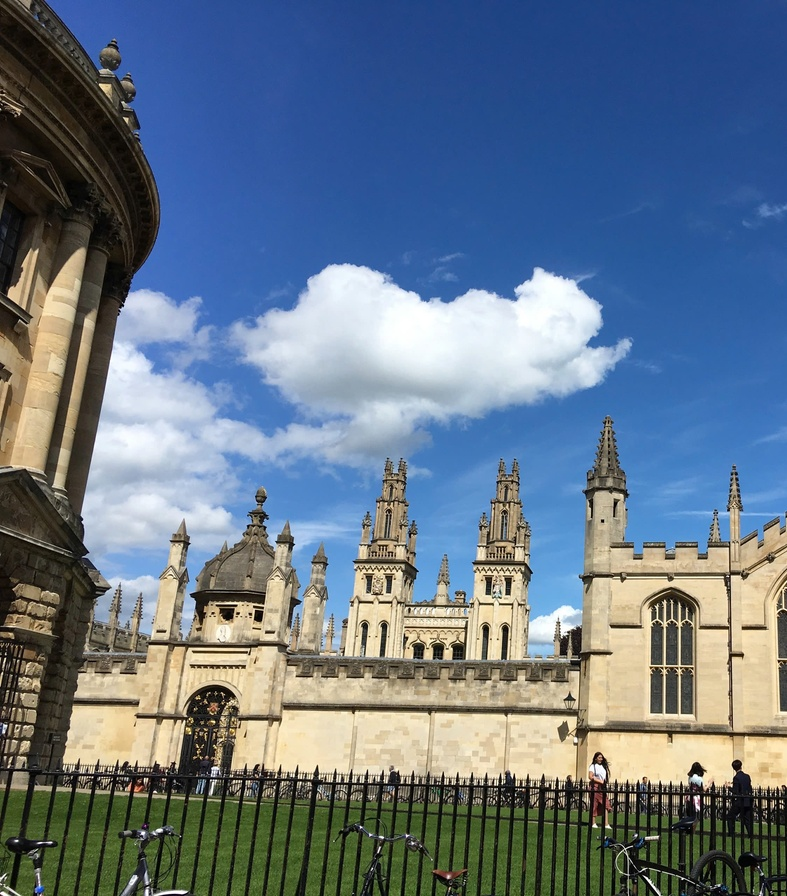
#> input picture lab5/image1.jpeg, 787 x 896 px, shrunk from 2248 x 2560 before the run
$ jupyter execute Nguyen_Vinh_Nghi_CE182108_CPV301_Lab5.ipynb
#> lines starting #> are read from the running program, lines starting #| are printed output that depends on the picture
#> further down, image1 is the input picture: shape (896, 787, 3); mean B, G, R 135.8, 118.8, 102.2
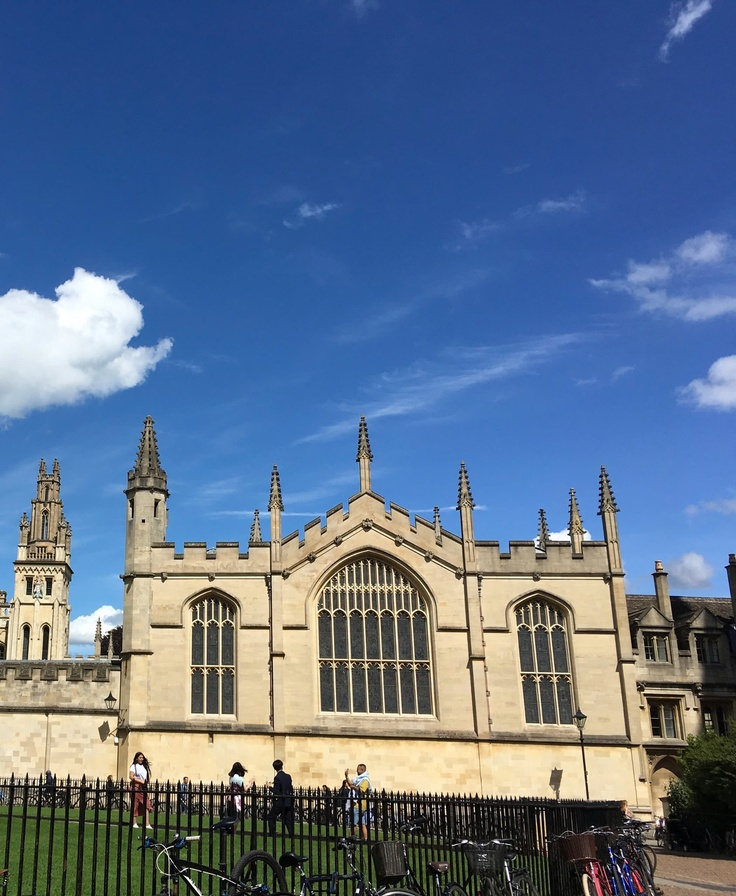
#> input picture lab5/image2.jpeg, 736 x 896 px, shrunk from 2101 x 2560 before the run
#> further down, image2 is the input picture: shape (896, 736, 3); mean B, G, R 141.9, 113.1, 92.3
# Nguyen Vinh Nghi

# CE182108

[cell 1]
import cv2
import numpy as np
import matplotlib.pyplot as plt

[cell 2]
def draw_img(image, title):
    plt.subplot(1, 2, 2)
    plt.imshow(image)
    plt.title(title)

    plt.show()

# Function 1

[cell 3]
def ransac_image_alignment(image1, image2, num_iterations=100, tolerance=0.5):
#> called with num_iterations = 100, tolerance = 0.5
    gray1 = cv2.cvtColor(image1, cv2.COLOR_BGR2GRAY)
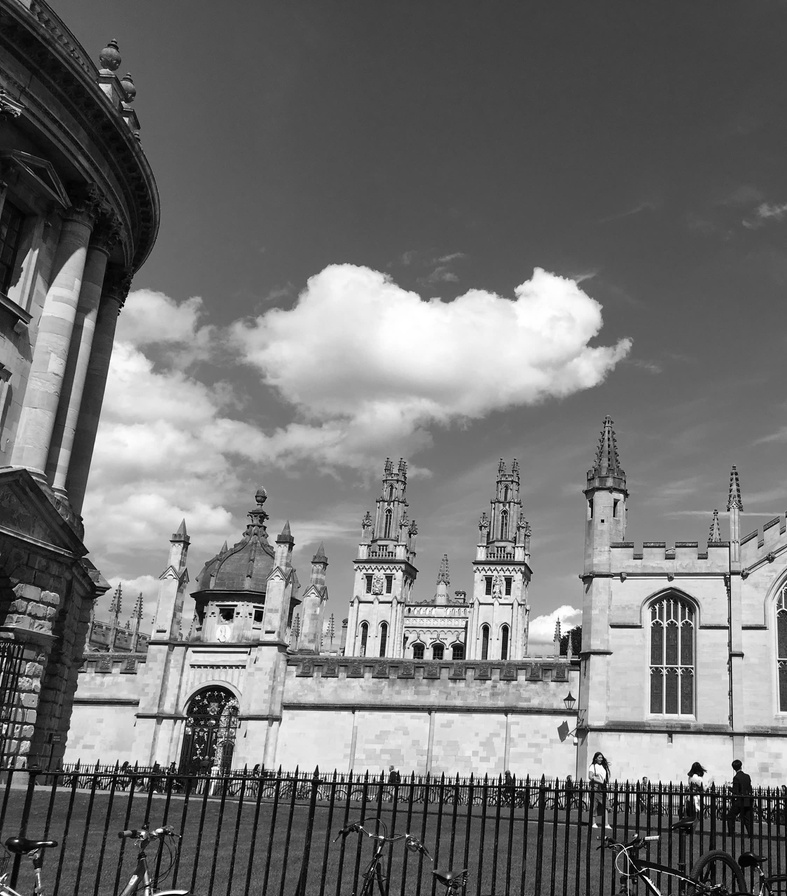
#> gray1: shape (896, 787); min 0, max 255, mean 115.8
    gray2 = cv2.cvtColor(image2, cv2.COLOR_BGR2GRAY)
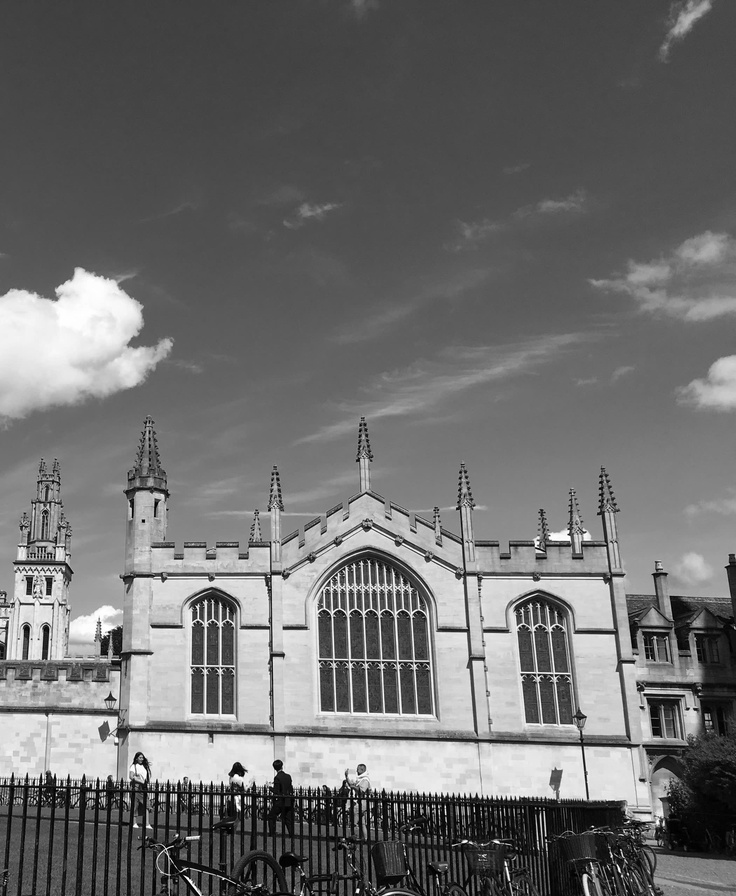
#> gray2: shape (896, 736); min 0, max 255, mean 110.2

    orb = cv2.ORB_create()
    keypoints1, descriptors1 = orb.detectAndCompute(gray1, None)
#> keypoints1 = 500 keypoints; strongest (x, y, size): (495, 784, 31), (339, 781, 31), (497, 784, 31), (698, 796, 31)
    keypoints2, descriptors2 = orb.detectAndCompute(gray2, None)
#> keypoints2 = 500 keypoints; strongest (x, y, size): (134, 825, 31), (236, 775, 31), (239, 796, 31), (355, 801, 31)

    bf = cv2.BFMatcher(cv2.NORM_HAMMING, crossCheck=True)
    matches = bf.match(descriptors1, descriptors2)
#> matches = 213 matches

    points1 = np.float32([keypoints1[m.queryIdx].pt for m in matches])
#> points1 = 213 pairs, first value 126.5 to 743, second value 520 to 837.6
    points2 = np.float32([keypoints2[m.trainIdx].pt for m in matches])
#> points2 = 213 pairs, first value 38 to 688, second value 520 to 837.6

    best_H = None
    max_inliers = 0

    for _ in range(num_iterations):
        indices = np.random.choice(len(points1), 4, replace=False)
        src_points = points1[indices]
        dst_points = points2[indices]
        H, _ = cv2.findHomography(src_points, dst_points, method=0)

        warped_image1 = cv2.warpPerspective(image1, H, (image2.shape[1], image2.shape[0]))
        diff = np.abs(warped_image1 - image2)
        inliers = np.sum(diff < tolerance)
        if inliers > max_inliers:
            best_H = H
            max_inliers = inliers
#> this loop made 100 passes
#> (indices, src_points, dst_points, inliers, max_inliers) on passes 1 to 4: ([196, 37, 89, 166], [[576.3, 630], [293, 776], [482.4, 783.6], [296.5, 601.3]], [[116.5, 630], [334.4, 785.3], [79.2, 783.4], [273, 657]], 4855, 4855), ([183, 190, 21, 110], [[567.3, 781.3], [293.6, 599.7], [662, 791], [698.4, 807.8]], [[109.5, 781.3], [473, 655.7], [203, 791], [237.6, 806.4]], 5663, 5663), ([54, 132, 166, 92], [[212, 613], [733, 766.1], [296.5, 601.3], [567.6, 776.4]], [[688, 708], [273.6, 766.1], [273, 657], [108, 776.4]], 9937, 9937), ([86, 27, 8, 180], [[740.4, 763.2], [743, 654], [731, 785], [597.2, 778.8]], [[280.8, 763.2], [284, 654], [272, 786], [139.3, 778.8]], 38746, 38746)
#> (indices, inliers, max_inliers) on passes 12, 17, 30: ([211, 205, 133, 186], 117014, 117014), ([165, 91, 211, 106], 130798, 130798), ([55, 92, 65, 209], 131989, 131989)
#> pass 1, in ransac_image_alignment, `warped_image1 = cv2.warpPerspective(image1, H, (image2.shape[1], image..`:
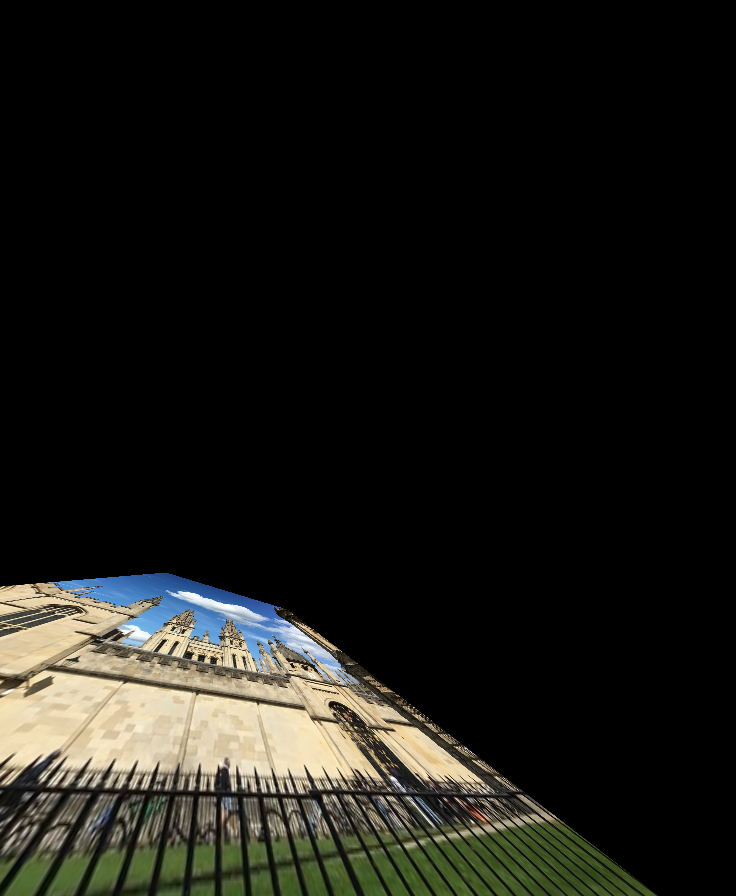
#> warped_image1: shape (896, 736, 3); mean B, G, R 22, 26.6, 27
#> pass 1, in ransac_image_alignment, `diff = np.abs(warped_image1 - image2)`:
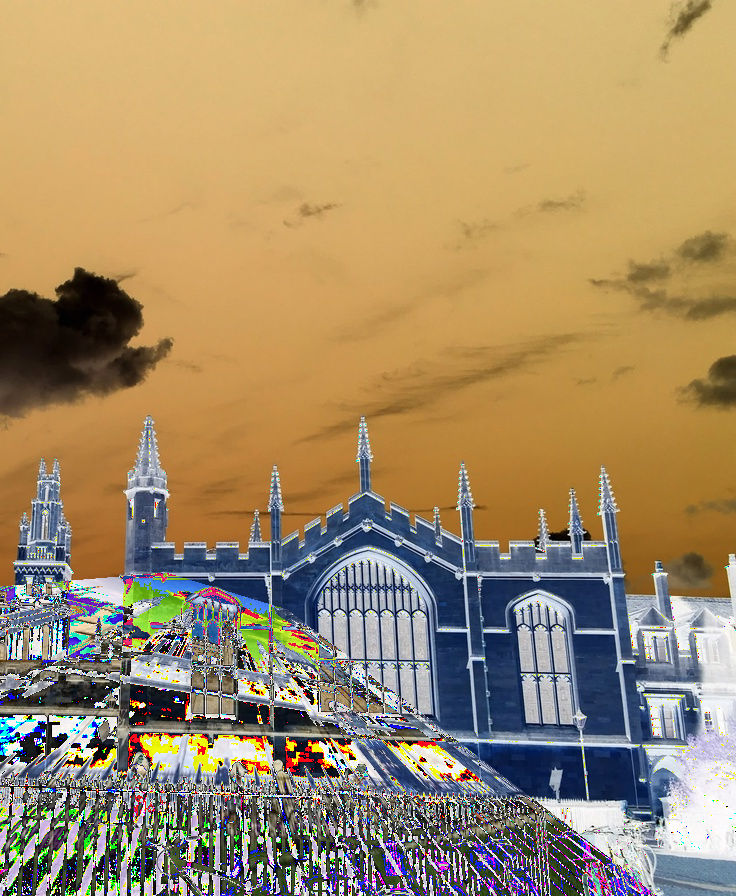
#> diff: shape (896, 736, 3); mean B, G, R 105.1, 140.2, 162.2
#> after the loop, max_inliers = 221318
    aligned_image = cv2.warpPerspective(image1, best_H, (image2.shape[1], image2.shape[0]))
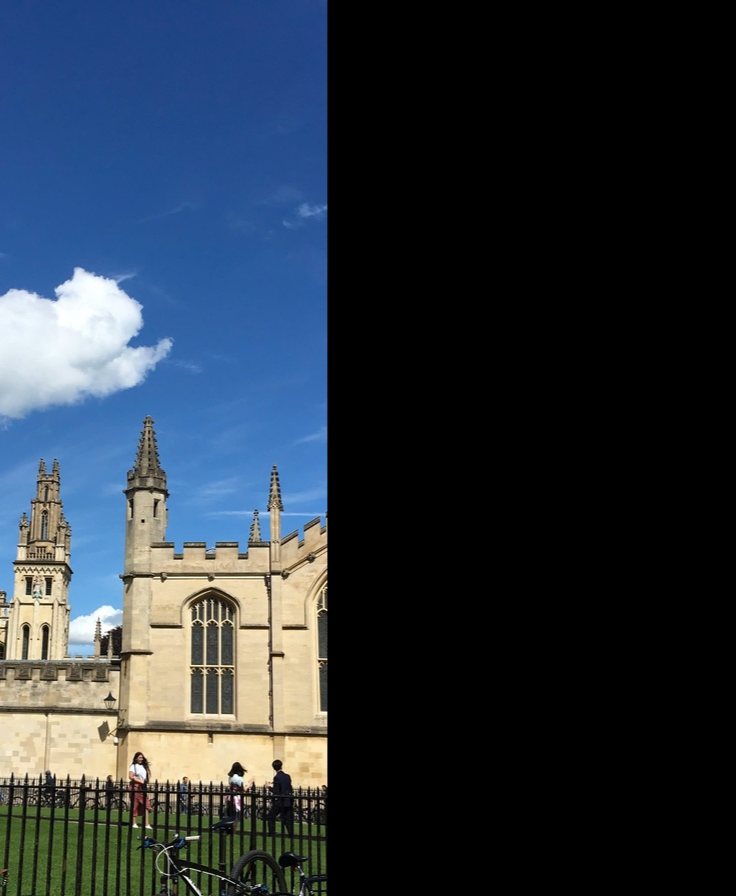
#> aligned_image: shape (896, 736, 3); mean B, G, R 64, 53.3, 43.4
    return aligned_image, best_H

[cell 4]
image1 = cv2.imread('./image1.jpeg')
image2 = cv2.imread('./image2.jpeg')
aligned_image, H = ransac_image_alignment(image1, image2)
#> H = [[1, 1.66e-06, -459.7], [9.43e-05, 1, -0.08], [1.44e-07, 2.84e-08, 1]]
draw_img(aligned_image, "res")
